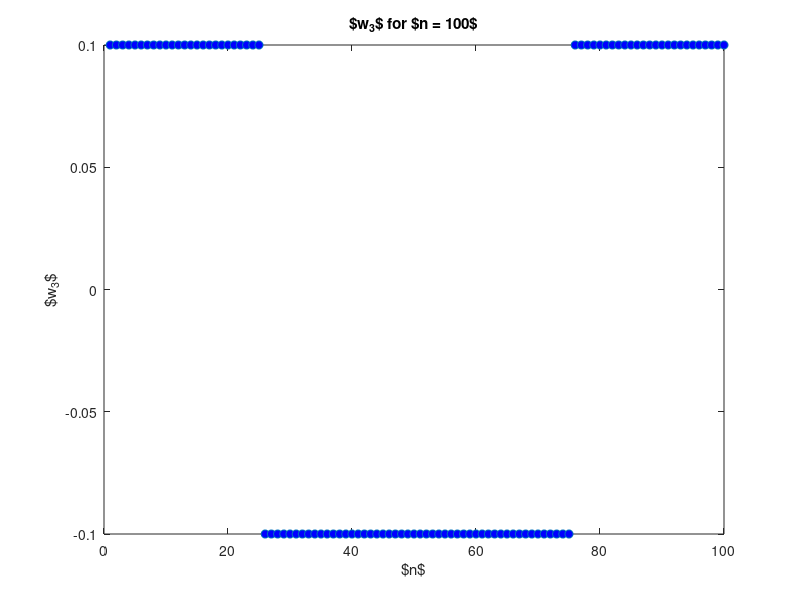
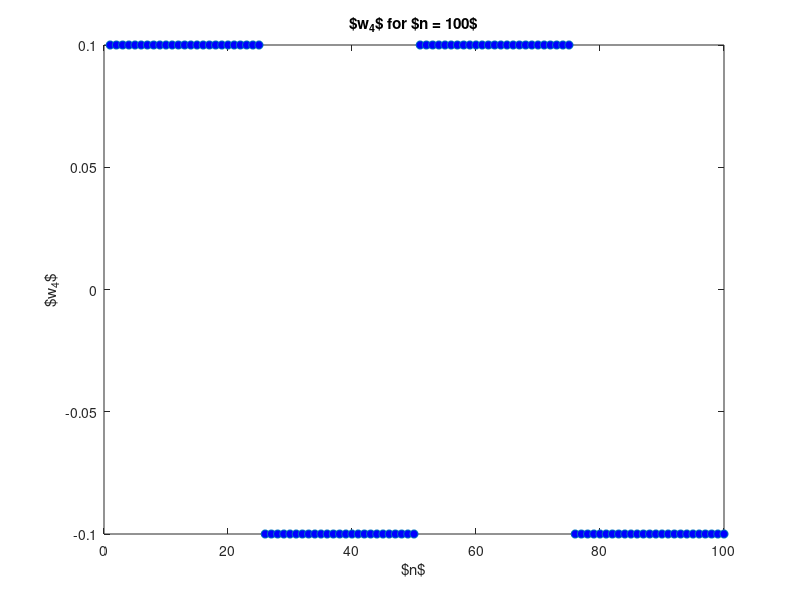

Recreate these plots in MATLAB, in order.
% GNU Octave
function [] = p5()

n = 100;

w3 = ones([n 1]);
w4 = ones([n 1]);
w3(n/4+1:3*n/4) = -1;
w3 /= sqrt(n);
w4(n/4+1:n/2) = -1;
w4(3*n/4+1:n) = -1;
w4 /= sqrt(n);

plot(1:n,w3,'o','markerfacecolor',[0 0 1]);
xlabel('$n$');
ylabel('$w_3$');
title('$w_3$ for $n = 100$');
print('figures/p5_1.tikz','-dtikz','-S640x480');

plot(1:n,w4,'o','markerfacecolor',[0 0 1]);
xlabel('$n$');
ylabel('$w_4$');
title('$w_4$ for $n = 100$');
print('figures/p5_2.tikz','-dtikz','-S640x480');

end
